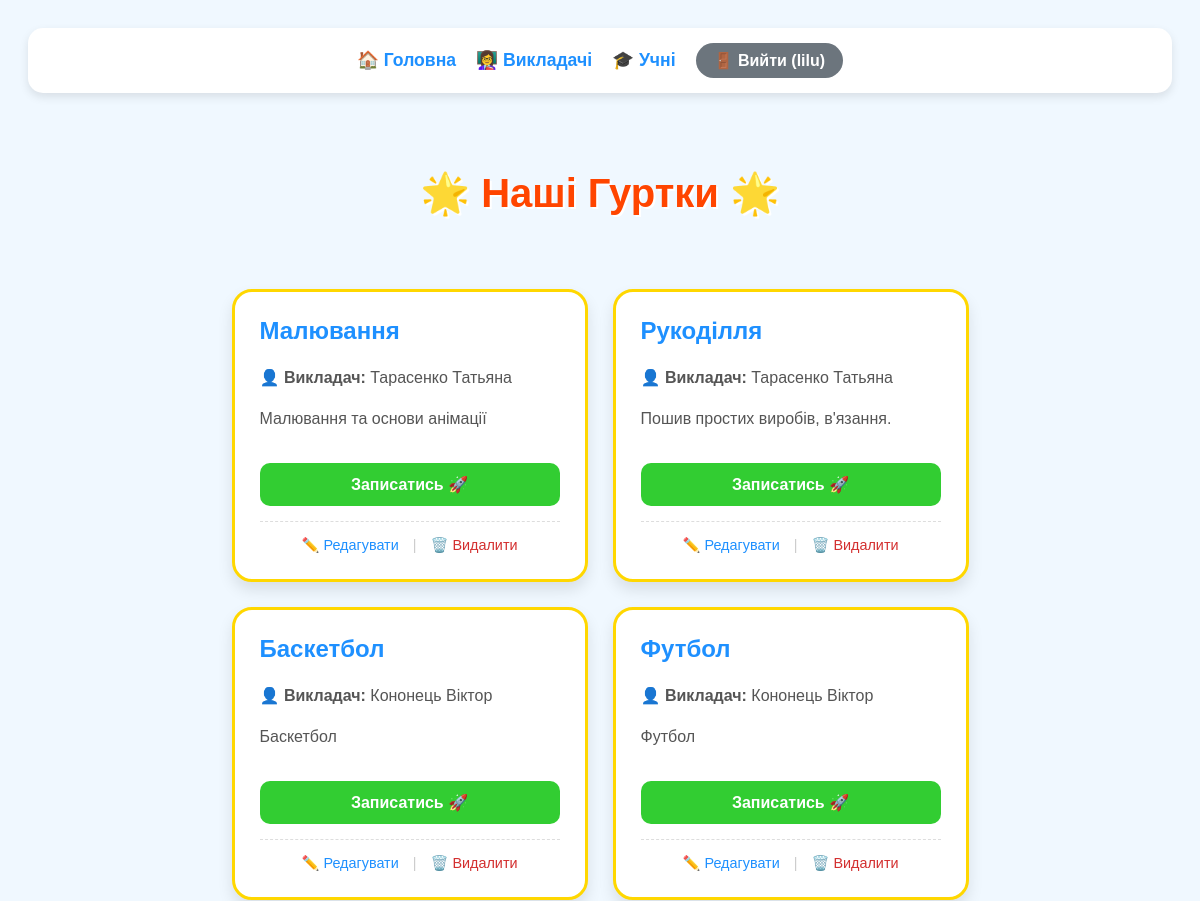
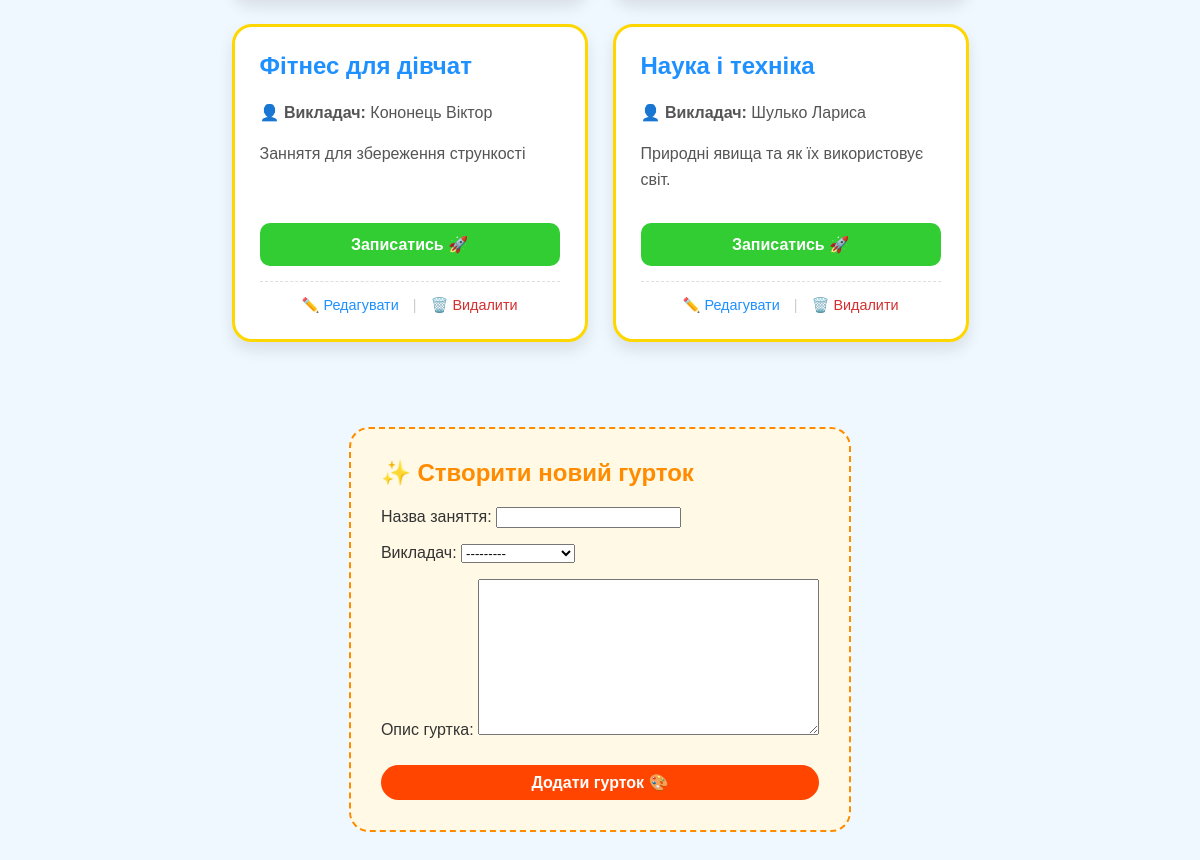
The app's page / (signed in) with its own data (2 pictures, top to bottom).
### school_admin/models/lesson.py (models this page shows, shortened)
class ExtraLesson(models.Model):
    name = models.CharField(max_length=200, verbose_name="Назва заняття")
    teacher = models.ForeignKey(
        Teacher,
        on_delete=models.CASCADE,
        verbose_name="Викладач"
    )
    description = models.TextField(verbose_name="Опис заняття")
    class Meta:
        verbose_name = "Додаткове заняття"
        verbose_name_plural = "Додаткові заняття"

### school_admin/models/teacher.py (models this page shows)
class Teacher(models.Model):
    last_name = models.CharField(max_length=100, verbose_name="Прізвище")
    first_name = models.CharField(max_length=100, verbose_name="Ім'я")
    middle_name = models.CharField(max_length=100, verbose_name="По батькові")
    description = models.TextField(verbose_name="Характеристики")
    def __str__(self):
        return f"{self.last_name} {self.first_name[0]}.{self.middle_name[0]}."
    class Meta:
        verbose_name = "Викладач"
        verbose_name_plural = "Викладачі"

### school_admin/views.py (the view)
# urls.py: path('', views.index, name='index'),
def index(request):
    if request.method == 'POST' and request.user.is_staff:
        form = LessonForm(request.POST)
        if form.is_valid():
            form.save()
            return redirect('index')
    lessons = ExtraLesson.objects.all()
    form = LessonForm() if request.user.is_staff else None
    return render(request, 'school_admin/index.html', {
        'lessons': lessons,
        'form': form
    })

### school_admin/forms.py
class LessonForm(forms.ModelForm):
    class Meta:
        model = ExtraLesson
        fields = '__all__'
        labels = {'name': 'Назва заняття', 'teacher': 'Викладач', 'description': 'Опис гуртка'}

### school_admin/templates/school_admin/index.html (shortened to what this page needs)
{% extends "school_admin/base.html" %}
{% block content %}
<h1 style="text-align: center; font-size: 2.5em; color: #ff4500; text-shadow: 2px 2px #fff;">🌟 Наші Гуртки 🌟</h1>
<div class="container">
    {% for lesson in lessons %}
    <div class="card">
        <div>
            <h2>{{ lesson.name }}</h2>
            <p>👤 <strong>Викладач:</strong> {{ lesson.teacher.last_name }} {{ lesson.teacher.first_name }}</p>
            <p>{{ lesson.description }}</p>
        </div>
        <div>
            <a href="{% url 'student_list' %}" class="btn-enroll">Записатись 🚀</a>
            {% if user.is_staff %}
            <div class="admin-controls">
                <a href="{% url 'edit_lesson' lesson.pk %}" style="color: #1e90ff; text-decoration: none;">✏️ Редагувати</a>
                <span style="margin: 0 10px; color: #ccc;">|</span>
                <a href="{% url 'delete_lesson' lesson.pk %}" style="color: #d32f2f; text-decoration: none;" onclick="return confirm('Видалити цей гурток?')">🗑️ Видалити</a>
            </div>
            {% endif %}
        </div>
    </div>
    {% empty %}
    <p style="text-align: center; font-size: 1.2em; color: #666;">Наразі гуртків немає. Адмін, додай перший! 👇</p>
    {% endfor %}
</div>
{% if user.is_staff %}
<div class="form-add-lesson">
    <h2 style="color: #ff8c00; margin-top: 0;">✨ Створити новий гурток</h2>
    <form method="post">
        {{ form.as_p }}
        <button type="submit" class="admin-btn" style="width: 100%; margin-top: 10px;">Додати гурток 🎨</button>
    </form>
</div>
{% endif %}
{% endblock %}

### school_admin/templates/school_admin/base.html (shortened to what this page needs)
<!DOCTYPE html>
<html lang="uk">
<head>
</head>
<body>
    <nav>
        <a href="{% url 'index' %}">🏠 Головна</a>
        <a href="{% url 'teacher_list' %}">👩‍🏫 Викладачі</a>
        <a href="{% url 'student_list' %}">🎓 Учні</a>
        {% if user.is_authenticated %}
            <form action="/admin/logout/" method="post" style="display: inline;">
                <button type="submit" class="logout-btn">
                    🚪 Вийти ({{ user.username }})
                </button>
            </form>
        {% else %}
            <a href="/admin/login/?next={{ request.path }}" class="admin-btn">🔑 Адміністратор</a>
        {% endif %}
    </nav>
    <div class="container">
        {% block content %}{% endblock %}
    </div>
</body>
</html>

### school_admin/templates/school_admin/base.html (style rules this page uses)
body { font-family: 'Comic Sans MS', cursive, sans-serif; background: #f0f8ff; padding: 20px; color: #333; }
nav { background: #fff; padding: 15px 25px; border-radius: 15px; display: flex; justify-content: center; align-items: center; gap: 20px; box-shadow: 0 4px 10px rgba(0,0,0,0.1); margin-bottom: 30px; }
nav a { text-decoration: none; color: #1e90ff; font-weight: bold; font-size: 1.1em; transition: 0.3s; }
.admin-btn { background: #ff4500; color: white !important; padding: 8px 18px; border-radius: 20px; border: none; cursor: pointer; font-size: 1em; font-weight: bold; }
.logout-btn { background: #6c757d; color: white !important; padding: 8px 18px; border-radius: 20px; border: none; cursor: pointer; font-size: 1em; font-weight: bold; font-family: inherit; }
h1 { text-align: center; color: #ff4500; }

### school_admin/templates/school_admin/index.html (style rules this page uses)
.container { display: flex; flex-wrap: wrap; justify-content: center; gap: 25px; padding: 20px; }
.card { background: white; border-radius: 20px; padding: 25px; width: 300px; border: 3px solid #ffd700; box-shadow: 0 8px 15px rgba(0,0,0,0.1); transition: transform 0.3s; display: flex; flex-direction: column; justify-content: space-between; }
.card h2 { margin-top: 0; color: #1e90ff; font-size: 1.5em; }
.card p { color: #555; line-height: 1.6; }
.btn-enroll { display: block; background: #32cd32; color: white; text-align: center; padding: 12px; border-radius: 10px; text-decoration: none; font-weight: bold; margin-top: 15px; }
.admin-controls { margin-top: 15px; padding-top: 15px; border-top: 1px dashed #ddd; text-align: center; font-size: 0.9em; }
.form-add-lesson { max-width: 600px; margin: 40px auto; background: #fff9e6; padding: 30px; border-radius: 20px; border: 2px dashed #ff8c00; }

### records on screen
ExtraLesson: name "Малювання", teacher.last_name "Тарасенко", teacher.first_name "Татьяна", description "Малювання та основи анімації"
ExtraLesson: name "Рукоділля", teacher.last_name "Тарасенко", teacher.first_name "Татьяна", description "Пошив простих виробів, в'язання."
ExtraLesson: name "Баскетбол", teacher.last_name "Кононець", teacher.first_name "Віктор", description "Баскетбол"
ExtraLesson: name "Футбол", teacher.last_name "Кононець", teacher.first_name "Віктор", description "Футбол"
ExtraLesson: name "Фітнес для дівчат", teacher.last_name "Кононець", teacher.first_name "Віктор", description "Заннятя для збереження стрункості"
ExtraLesson: name "Наука і техніка", teacher.last_name "Шулько", teacher.first_name "Лариса", description "Природні явища та як їх використовує світ."

### other values on screen
{{ user.username }} "lilu"
